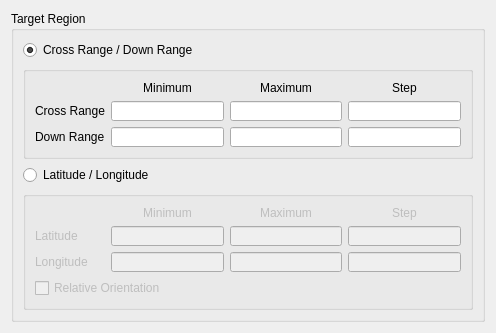
<?xml version="1.0" encoding="UTF-8"?>
<ui version="4.0">
 <class>HorizontalMapTargetRegionWidget</class>
 <widget class="QWidget" name="HorizontalMapTargetRegionWidget">
  <property name="geometry">
   <rect>
    <x>0</x>
    <y>0</y>
    <width>496</width>
    <height>290</height>
   </rect>
  </property>
  <property name="sizePolicy">
   <sizepolicy hsizetype="Preferred" vsizetype="Fixed">
    <horstretch>0</horstretch>
    <verstretch>0</verstretch>
   </sizepolicy>
  </property>
  <property name="windowTitle">
   <string>Form</string>
  </property>
  <layout class="QVBoxLayout" name="verticalLayout">
   <item alignment="Qt::AlignTop">
    <widget class="QGroupBox" name="targetGroupBox">
     <property name="sizePolicy">
      <sizepolicy hsizetype="Minimum" vsizetype="Expanding">
       <horstretch>0</horstretch>
       <verstretch>0</verstretch>
      </sizepolicy>
     </property>
     <property name="maximumSize">
      <size>
       <width>706</width>
       <height>350</height>
      </size>
     </property>
     <property name="styleSheet">
      <string notr="true"/>
     </property>
     <property name="title">
      <string>Target Region</string>
     </property>
     <property name="alignment">
      <set>Qt::AlignLeading|Qt::AlignLeft|Qt::AlignTop</set>
     </property>
     <property name="flat">
      <bool>false</bool>
     </property>
     <property name="checkable">
      <bool>false</bool>
     </property>
     <layout class="QVBoxLayout">
      <item alignment="Qt::AlignTop">
       <widget class="QRadioButton" name="mButtonCRDR">
        <property name="text">
         <string>Cross Range / Down Range</string>
        </property>
        <property name="checked">
         <bool>true</bool>
        </property>
       </widget>
      </item>
      <item>
       <widget class="QGroupBox" name="mRangeGroupBox">
        <property name="sizePolicy">
         <sizepolicy hsizetype="Preferred" vsizetype="Fixed">
          <horstretch>0</horstretch>
          <verstretch>0</verstretch>
         </sizepolicy>
        </property>
        <property name="styleSheet">
         <string notr="true"/>
        </property>
        <property name="title">
         <string/>
        </property>
        <property name="flat">
         <bool>true</bool>
        </property>
        <layout class="QGridLayout" name="reportOptionsLayout">
         <item row="2" column="3">
          <widget class="UtQtLengthValueEdit" name="mDownRangeStepEdit">
           <property name="maximumSize">
            <size>
             <width>134</width>
             <height>20</height>
            </size>
           </property>
          </widget>
         </item>
         <item row="2" column="2">
          <widget class="UtQtLengthValueEdit" name="mDownRangeMaxEdit">
           <property name="maximumSize">
            <size>
             <width>134</width>
             <height>20</height>
            </size>
           </property>
          </widget>
         </item>
         <item row="2" column="0">
          <widget class="QLabel" name="label_2">
           <property name="text">
            <string>Down Range</string>
           </property>
          </widget>
         </item>
         <item row="0" column="2">
          <widget class="QLabel" name="label_4">
           <property name="text">
            <string>Maximum</string>
           </property>
           <property name="alignment">
            <set>Qt::AlignCenter</set>
           </property>
          </widget>
         </item>
         <item row="0" column="3">
          <widget class="QLabel" name="label_5">
           <property name="text">
            <string>Step</string>
           </property>
           <property name="alignment">
            <set>Qt::AlignCenter</set>
           </property>
          </widget>
         </item>
         <item row="1" column="3">
          <widget class="UtQtLengthValueEdit" name="mCrossRangeStepEdit">
           <property name="maximumSize">
            <size>
             <width>134</width>
             <height>20</height>
            </size>
           </property>
          </widget>
         </item>
         <item row="1" column="2">
          <widget class="UtQtLengthValueEdit" name="mCrossRangeMaxEdit">
           <property name="maximumSize">
            <size>
             <width>134</width>
             <height>20</height>
            </size>
           </property>
          </widget>
         </item>
         <item row="1" column="1">
          <widget class="UtQtLengthValueEdit" name="mCrossRangeMinEdit">
           <property name="maximumSize">
            <size>
             <width>134</width>
             <height>20</height>
            </size>
           </property>
           <property name="styleSheet">
            <string notr="true"/>
           </property>
          </widget>
         </item>
         <item row="1" column="0">
          <widget class="QLabel" name="label_3">
           <property name="text">
            <string>Cross Range</string>
           </property>
          </widget>
         </item>
         <item row="0" column="1">
          <widget class="QLabel" name="label">
           <property name="text">
            <string>Minimum</string>
           </property>
           <property name="alignment">
            <set>Qt::AlignCenter</set>
           </property>
          </widget>
         </item>
         <item row="2" column="1">
          <widget class="UtQtLengthValueEdit" name="mDownRangeMinEdit">
           <property name="maximumSize">
            <size>
             <width>134</width>
             <height>20</height>
            </size>
           </property>
          </widget>
         </item>
        </layout>
       </widget>
      </item>
      <item>
       <widget class="QRadioButton" name="mButtonLatLon">
        <property name="text">
         <string>Latitude / Longitude</string>
        </property>
       </widget>
      </item>
      <item>
       <widget class="QGroupBox" name="mLatLonGroupBox">
        <property name="enabled">
         <bool>false</bool>
        </property>
        <property name="sizePolicy">
         <sizepolicy hsizetype="Preferred" vsizetype="Fixed">
          <horstretch>0</horstretch>
          <verstretch>0</verstretch>
         </sizepolicy>
        </property>
        <property name="title">
         <string/>
        </property>
        <property name="flat">
         <bool>true</bool>
        </property>
        <layout class="QGridLayout" name="reportOptionsLayout_2">
         <item row="0" column="3">
          <widget class="QLabel" name="label_8">
           <property name="text">
            <string>Step</string>
           </property>
           <property name="alignment">
            <set>Qt::AlignCenter</set>
           </property>
          </widget>
         </item>
         <item row="1" column="0">
          <widget class="QLabel" name="label_10">
           <property name="text">
            <string>Latitude</string>
           </property>
          </widget>
         </item>
         <item row="0" column="2">
          <widget class="QLabel" name="label_7">
           <property name="text">
            <string>Maximum</string>
           </property>
           <property name="alignment">
            <set>Qt::AlignCenter</set>
           </property>
          </widget>
         </item>
         <item row="0" column="1">
          <widget class="QLabel" name="label_9">
           <property name="text">
            <string>Minimum</string>
           </property>
           <property name="alignment">
            <set>Qt::AlignCenter</set>
           </property>
          </widget>
         </item>
         <item row="2" column="0">
          <widget class="QLabel" name="label_6">
           <property name="text">
            <string>Longitude     </string>
           </property>
          </widget>
         </item>
         <item row="3" column="0" colspan="2">
          <widget class="QCheckBox" name="mRelativeCheckBox">
           <property name="focusPolicy">
            <enum>Qt::ClickFocus</enum>
           </property>
           <property name="text">
            <string>Relative Orientation</string>
           </property>
          </widget>
         </item>
         <item row="2" column="2">
          <widget class="UtQtLonPosLineEdit" name="mLonMaxEdit">
           <property name="sizePolicy">
            <sizepolicy hsizetype="Expanding" vsizetype="Expanding">
             <horstretch>0</horstretch>
             <verstretch>0</verstretch>
            </sizepolicy>
           </property>
           <property name="maximumSize">
            <size>
             <width>134</width>
             <height>20</height>
            </size>
           </property>
          </widget>
         </item>
         <item row="1" column="2">
          <widget class="UtQtLatPosLineEdit" name="mLatMaxEdit">
           <property name="sizePolicy">
            <sizepolicy hsizetype="Expanding" vsizetype="Expanding">
             <horstretch>0</horstretch>
             <verstretch>0</verstretch>
            </sizepolicy>
           </property>
           <property name="maximumSize">
            <size>
             <width>134</width>
             <height>20</height>
            </size>
           </property>
          </widget>
         </item>
         <item row="1" column="3">
          <widget class="UtQtLatPosLineEdit" name="mLatStepEdit">
           <property name="sizePolicy">
            <sizepolicy hsizetype="Expanding" vsizetype="Expanding">
             <horstretch>0</horstretch>
             <verstretch>0</verstretch>
            </sizepolicy>
           </property>
           <property name="maximumSize">
            <size>
             <width>134</width>
             <height>20</height>
            </size>
           </property>
          </widget>
         </item>
         <item row="1" column="1">
          <widget class="UtQtLatPosLineEdit" name="mLatMinEdit">
           <property name="sizePolicy">
            <sizepolicy hsizetype="Expanding" vsizetype="Expanding">
             <horstretch>0</horstretch>
             <verstretch>0</verstretch>
            </sizepolicy>
           </property>
           <property name="maximumSize">
            <size>
             <width>134</width>
             <height>20</height>
            </size>
           </property>
          </widget>
         </item>
         <item row="2" column="1">
          <widget class="UtQtLonPosLineEdit" name="mLonMinEdit">
           <property name="sizePolicy">
            <sizepolicy hsizetype="Expanding" vsizetype="Expanding">
             <horstretch>0</horstretch>
             <verstretch>0</verstretch>
            </sizepolicy>
           </property>
           <property name="maximumSize">
            <size>
             <width>134</width>
             <height>20</height>
            </size>
           </property>
          </widget>
         </item>
         <item row="2" column="3">
          <widget class="UtQtLonPosLineEdit" name="mLonStepEdit">
           <property name="sizePolicy">
            <sizepolicy hsizetype="Expanding" vsizetype="Expanding">
             <horstretch>0</horstretch>
             <verstretch>0</verstretch>
            </sizepolicy>
           </property>
           <property name="maximumSize">
            <size>
             <width>134</width>
             <height>20</height>
            </size>
           </property>
          </widget>
         </item>
        </layout>
       </widget>
      </item>
     </layout>
    </widget>
   </item>
  </layout>
 </widget>
 <customwidgets>
  <customwidget>
   <class>UtQtLatPosLineEdit</class>
   <extends>QLineEdit</extends>
   <header>UtQtUnitLineEdit.hpp</header>
  </customwidget>
  <customwidget>
   <class>UtQtLonPosLineEdit</class>
   <extends>QLineEdit</extends>
   <header>UtQtUnitLineEdit.hpp</header>
  </customwidget>
  <customwidget>
   <class>UtQtLengthValueEdit</class>
   <extends>QLineEdit</extends>
   <header>UtQtUnitValueEdit.hpp</header>
  </customwidget>
 </customwidgets>
 <tabstops>
  <tabstop>mButtonCRDR</tabstop>
  <tabstop>mCrossRangeMinEdit</tabstop>
  <tabstop>mCrossRangeMaxEdit</tabstop>
  <tabstop>mCrossRangeStepEdit</tabstop>
  <tabstop>mDownRangeMinEdit</tabstop>
  <tabstop>mDownRangeMaxEdit</tabstop>
  <tabstop>mDownRangeStepEdit</tabstop>
  <tabstop>mButtonLatLon</tabstop>
  <tabstop>mLatMinEdit</tabstop>
  <tabstop>mLatMaxEdit</tabstop>
  <tabstop>mLatStepEdit</tabstop>
  <tabstop>mLonMinEdit</tabstop>
  <tabstop>mLonMaxEdit</tabstop>
  <tabstop>mLonStepEdit</tabstop>
  <tabstop>mRelativeCheckBox</tabstop>
 </tabstops>
 <resources/>
 <connections/>
</ui>
